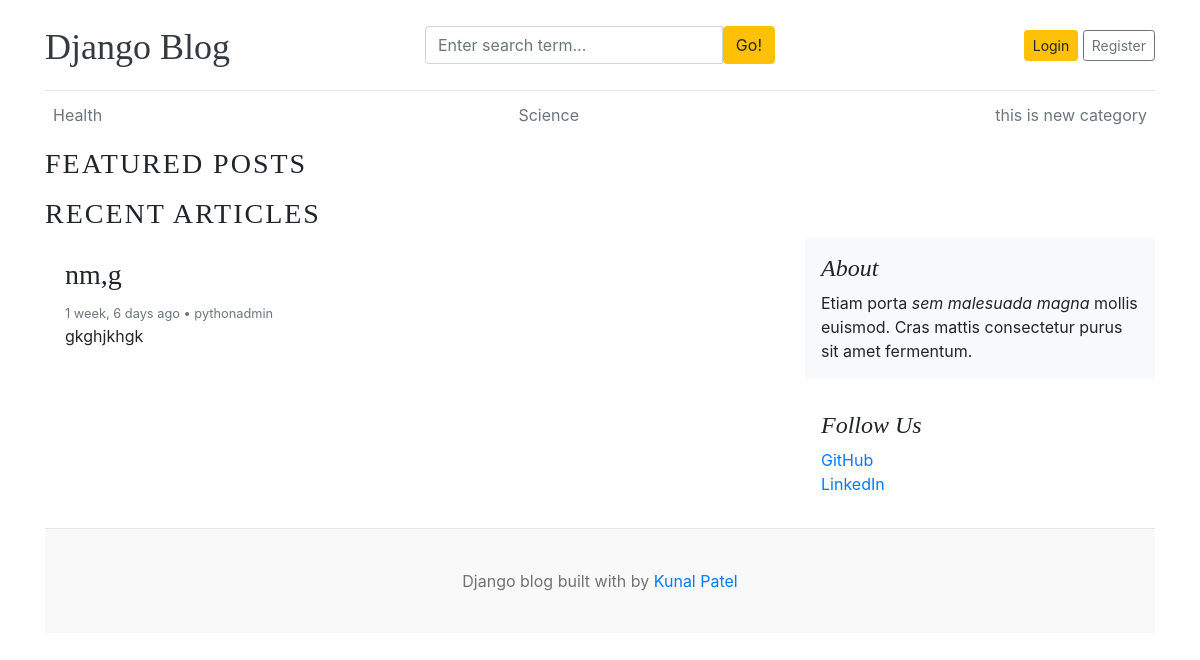
The page /category/5/ on the database its author committed.
### blogs/models.py (models this page shows, shortened)
class Category(models.Model):
    category_name = models.CharField(max_length=50, unique=True)
    created_at = models.DateTimeField(auto_now_add=True)
    updated_at = models.DateTimeField(auto_now=True)
    class Meta:
        verbose_name_plural = 'categories'

class Blog(models.Model):
    title = models.CharField(max_length=100)
    slug = models.SlugField(max_length=150, unique=True, blank=True)
    category = models.ForeignKey(Category, on_delete=models.CASCADE)
    author = models.ForeignKey(User, on_delete=models.CASCADE)
    featured_image = models.ImageField(upload_to='uploads/%Y/%m/%d')
    short_description = models.TextField(max_length=500)
    blog_body = models.TextField(max_length=2000)
    status = models.CharField(max_length=20, choices=STATUS_CHOICES, default="Draft")
    is_featured = models.BooleanField(default=False)
    created_at = models.DateTimeField(auto_now_add=True)
    updated_at = models.DateTimeField(auto_now=True)

### blogs/views.py (the view)
# urls.py: path('<int:category_id>/', views.posts_by_category, name='posts_by_category')
def posts_by_category(request, category_id):
    posts = Blog.objects.filter(status='Published', category=category_id)
    try:
        category = Category.objects.get(pk=category_id)
    except Category.DoesNotExist:
        return redirect('home')
    category = get_object_or_404(Category, pk=category_id)
    context = {
        'posts':posts,
        'category': category,
    }
    return render(request, 'posts_by_category.html', context)

### blogs/context_processors.py (called while the page is built)
def get_categories(request):
    categories = Category.objects.all()
    return dict(categories=categories)

def get_social_links(request):
    social_links  = SocialLink.objects.all()
    return dict(social_links=social_links)

### templates/posts_by_category.html (shortened to what this page needs)
{% extends 'base.html' %}
{% block content %}
  <h3 class="text-uppercase working" style="letter-spacing: 2px;">Featured Posts</h3>
  <h3 class="text-uppercase working" style="letter-spacing: 2px;">Recent Articles</h3>
  <main role="main" class="container p-0">
    <div class="row">
      <div class="col-md-8 blog-main">
        {% for post in posts %}
          <div class="card border-0 mb-3">
            <div class="card-body">
              <h3>{{ post.title }}</h3>
              <small class="mb-1 text-muted">{{ post.created_at|timesince }} ago • {{ post.author }}</small>
              <p class="card-text">{{ post.short_description }}</p>
            </div>
          </div>
        {% endfor %}
      </div>
      <aside class="col-md-4 blog-sidebar">
        <div class="p-3 mb-3 bg-light rounded">
          <h4 class="font-italic">About</h4>
          <p class="mb-0">Etiam porta <em>sem malesuada magna</em> mollis euismod. Cras mattis consectetur purus sit amet fermentum.</p>
        </div>
        <div class="p-3">
          <h4 class="font-italic">Follow Us</h4>
          <ol class="list-unstyled">
            <li><a href="#">GitHub</a></li>
            <li><a href="#">LinkedIn</a></li>
          </ol>
        </div>
      </aside>
    </div>
  </main>
{% endblock %}

### templates/base.html (shortened to what this page needs)
{% load static %}
<!DOCTYPE html>
<html lang="en">
<head>
    <link href="https://getbootstrap.com/docs/4.0/dist/css/bootstrap.min.css" rel="stylesheet">
    <link href="{% static 'css/blog.css' %}" rel="stylesheet">
    <link rel="stylesheet" href="https://cdnjs.cloudflare.com/ajax/libs/font-awesome/4.7.0/css/font-awesome.min.css">
</head>
<body>
    <div class="container">
      <header class="blog-header py-3">
        <div class="row flex-nowrap justify-content-between align-items-center">
          <div class="col-4 pt-1">
            <a class="blog-header-logo text-dark" href="/">Django Blog</a>
          </div>
          <div class="col-4">
            <form action="{% url 'search' %}" method="GET">
                <div class="input-group">
                    <input class="form-control" type="text"  name="keyword" placeholder="Enter search term..." aria-label="Enter search term..." aria-describedby="button-search" />
                    <button type="submit" class="btn btn-warning" id="button-search" type="button">Go!</button>
                  </div>
            </form>
          </div>
        <div class="col-4 d-flex justify-content-end align-items-center">
    {% if not user.is_authenticated %}
    <a class="btn btn-sm btn-warning" href="{% url 'login' %}">Login</a> &nbsp;
    <a class="btn btn-sm btn-outline-secondary" href="{% url 'register' %}">Register</a>
    {% else %}
    <span><a href="{% url 'dashboard' %}">Dashboard</a></span>
    &emsp;
    <span><a href="{% url 'logout' %}">Logout</a></span>
    {% endif %}
</div>
        </div>
      </header>
      <div class="nav-scroller py-1 mb-2">
        <nav class="nav d-flex justify-content-between">
          {% for cat in categories %}
          <a class="p-2 text-muted" href="{% url 'posts_by_category' cat.id %}">{{ cat.category_name }}</a>
          {% endfor %}
        </nav>
      </div>
      {% block content %}
      {% endblock %}
    <footer class="blog-footer">
      <p>Django blog built with by <a href="#">Kunal Patel</a></p>
    </footer>
    </body>
</html>

### blog_main/static/css/blog.css (style rules this page uses)
.blog-header { border-bottom: 1px solid #e5e5e5; }
.blog-header-logo { font-family: "Playfair Display", Georgia, "Times New Roman", serif; font-size: 2.25rem; }
h1, h2, h3, h4, h5, h6 { font-family: "Playfair Display", Georgia, "Times New Roman", serif; }
.blog-footer { padding: 2.5rem 0; color: #727272; text-align: center; background-color: #f9f9f9; border-top: .05rem solid #e5e5e5; }
.blog-footer p:last-child { margin-bottom: 0; }

### rows shown on the page
Category: category_name "Health"
Category: category_name "Science"
Category: category_name "this is new category"
Blog: title "nm,g", created_at "1 week, 6 days", author "pythonadmin", short_description "gkghjkhgk"
